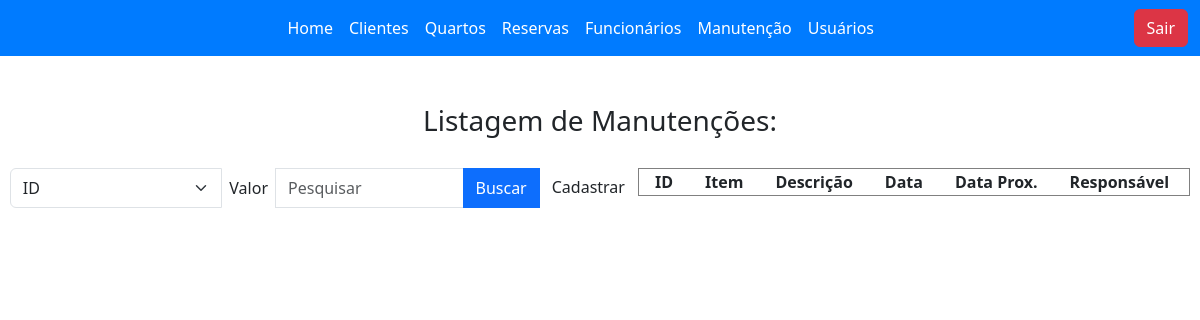
Before: /view/manutencaoList.php with the older database file.
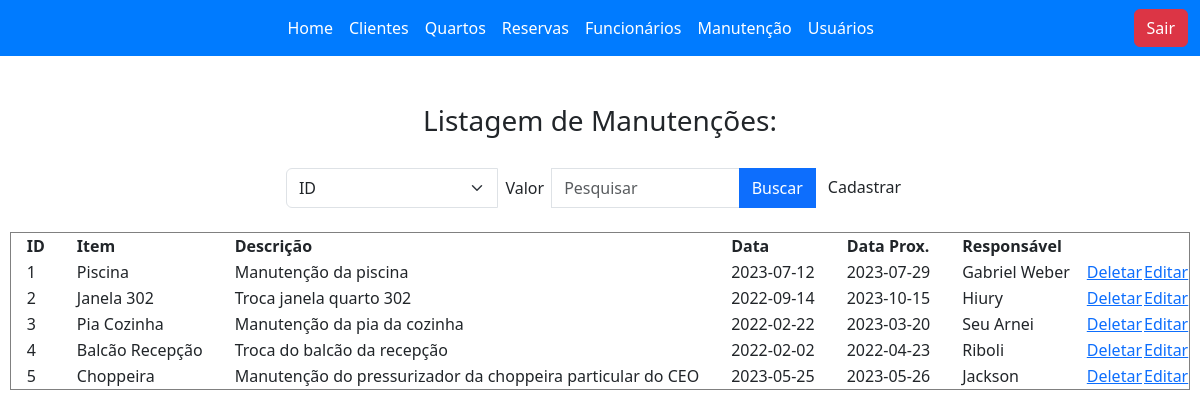
After: the same page with the newer database file.
### tables this page shows
CREATE TABLE `manutencao` (
  `id` int(11) NOT NULL,
  `item` varchar(20) NOT NULL,
  `descricao` varchar(255) NOT NULL,
  `datamanutencao` date NOT NULL,
  `dataproxmanutencao` date NOT NULL,
  `responsavel` varchar(255) NOT NULL
);

### model/DB.class.php (called while the page is built, shortened)
<?php
class BD
{
    private $host = "php-mysql";
    private $dbname = "db_aula";
    private $port = 3306;
    private $usuario = "root";
    private $senha = "root";
    private $db_charset = "utf8";
    public function conn()
    {
        $conn = "mysql:host=$this->host;dbname=$this->dbname;port=$this->port";
        return new PDO(
            $conn,
            $this->usuario,
            $this->senha,
            [PDO::MYSQL_ATTR_INIT_COMMAND => "SET NAMES " . $this->db_charset]
        );
    }
    public function select($nome_tabela)
    {
        $conn = $this->conn();
        $sql = "SELECT * FROM $nome_tabela;";
        $st = $conn->prepare($sql);
        $st->execute();
        return $st->fetchAll(PDO::FETCH_CLASS);
    }
}

### controller/manutencaoController.php (called while the page is built, shortened)
<?php
include "../model/DB.class.php";
class manutencaoController
{
    private $model;
    private $table = "manutencao";
    public function __construct()
    {
        $this->model = new BD();
    }
    public function carregar()
    {
        return $this->model->select($this->table);
    }
}

### view/manutencaoList.php (the view, shortened to what this page needs)
<?php
include_once '../controller/manutencaoController.php';
include "base/header.php";
$manutencao = new manutencaoController();
if (!empty($_POST)) {
    $load = $manutencao->pesquisar($_POST);
} else {
    $load = $manutencao->carregar();
}
?>
<div class="p-5 w-100 d-flex justify-content-center">
    <h3 style="margin-bottom: -3rem;">Listagem de Manutenções:</h3>
</div>
<div class="d-flex justify-content-center">
</div>
<div class="d-flex w-100 justify-content-center">
    <div class="d-flex w-100 justify-content-center flex-wrap">
        <form action="manutencaoList.php" method="post" class="mb-4">
            <div class="input-group">
                <select name="campo" class="form-select">
                    <option value="id">ID</option>
                </select>
                <label class="p-2">Valor</label>
                <input type="text" name="valor" placeholder="Pesquisar" class="form-control" />
                <button type="submit" class="btn btn-primary">Buscar</button>
                <a class="btn btn-tertiary" href="./manutencaoForm.php">Cadastrar</a>
            </div>
        </form>
        <table border="1" style="margin-bottom:3rem;">
            <tr>
                <th style="padding-left: 1rem; padding-right: 1rem;">ID</th>
                <th style="padding-left: 1rem; padding-right: 1rem;">Item</th>
                <th style="padding-left: 1rem; padding-right: 1rem;">Descrição</th>
                <th style="padding-left: 1rem; padding-right: 1rem;">Data</th>
                <th style="padding-left: 1rem; padding-right: 1rem;">Data Prox.</th>
                <th style="padding-left: 1rem; padding-right: 1rem;">Responsável</th>
                <th></th>
                <th></th>
            </tr>
            <?php
            foreach ($load as $item) {
                echo "<tr>";
                echo "<td style='padding-left: 1rem; padding-right: 1rem;'>" . $item->id . "</td>";
                echo "<td style='padding-left: 1rem; padding-right: 1rem;'>" . $item->item . "</td>";
                echo "<td style='padding-left: 1rem; padding-right: 1rem;'>" . $item->descricao . "</td>";
                echo "<td style='padding-left: 1rem; padding-right: 1rem;'>" . $item->datamanutencao . "</td>";
                echo "<td style='padding-left: 1rem; padding-right: 1rem;'>" . $item->dataproxmanutencao . "</td>";
                echo "<td style='padding-left: 1rem; padding-right: 1rem;'>" . $item->responsavel . "</td>";
                echo "<td><a onclick='return confirm(\"Deseja Excluir? \")' href='manutencaoList.php?id=$item->id'>Deletar</a></td>";
                echo "<td><a href='manutencaoForm.php?id=$item->id'>Editar</a></td>";
            }
            ?>
        </table>
    </div>
</div>

Changed rows visible on the page:
added manutencao: id "1", item "Piscina", descricao "Manutenção da piscina", datamanutencao "2023-07-12", dataproxmanutencao "2023-07-29", responsavel "Gabriel Weber"
added manutencao: id "2", item "Janela 302", descricao "Troca janela quarto 302", datamanutencao "2022-09-14", dataproxmanutencao "2023-10-15", responsavel "Hiury"
added manutencao: id "3", item "Pia Cozinha", descricao "Manutenção da pia da cozinha", datamanutencao "2022-02-22", dataproxmanutencao "2023-03-20", responsavel "Seu Arnei"
added manutencao: id "4", item "Balcão Recepção", descricao "Troca do balcão da recepção", datamanutencao "2022-02-02", dataproxmanutencao "2022-04-23", responsavel "Riboli"
added manutencao: id "5", item "Choppeira", descricao "Manutenção do pressurizador da choppeira particular do CEO", datamanutencao "2023-05-25", dataproxmanutencao "2023-05-26", responsavel "Jackson"
